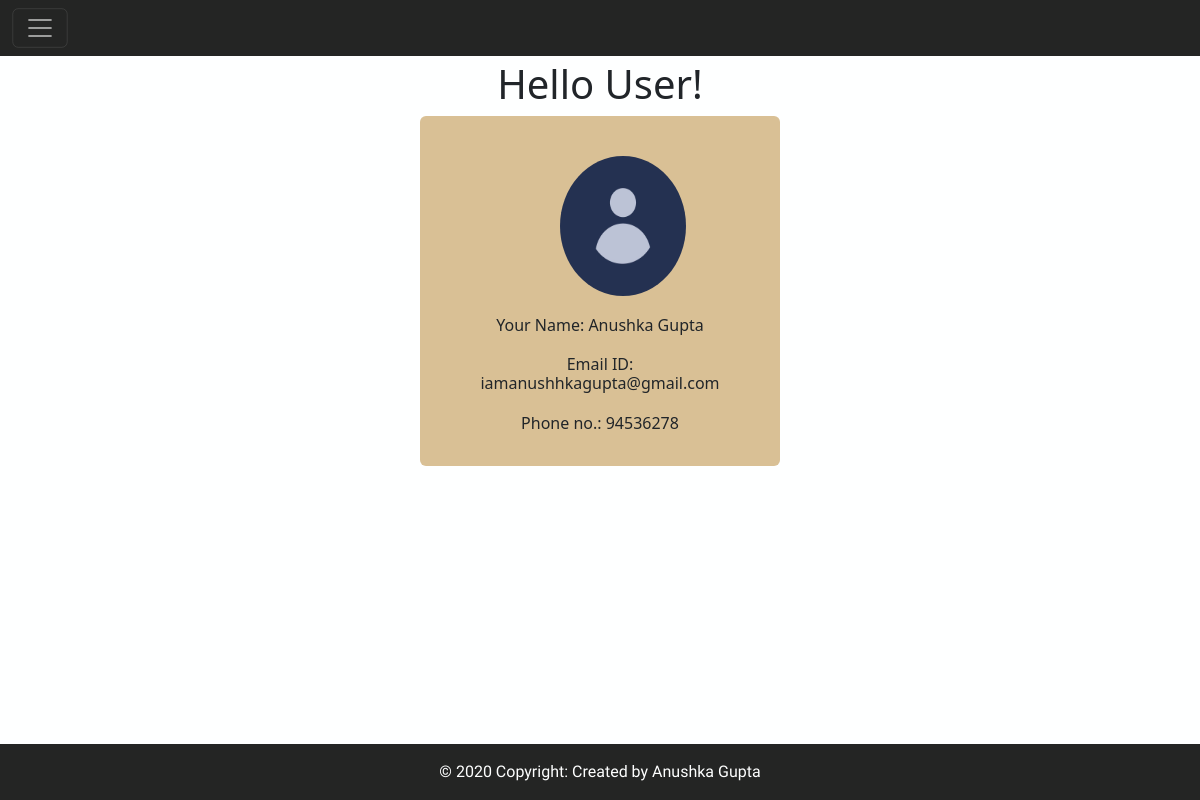
The app's page /user_home/ (signed in) with its own data.
### legal_app/models.py (models this page shows, shortened)
class User(models.Model):
    name=models.CharField(max_length=60)
    email=models.EmailField(max_length=60,primary_key=True)
    password=models.CharField(max_length=45)
    phone=models.CharField(max_length=13)
    pic_name=models.FileField(upload_to="user_pic/",default="")

### legal_app/user_views.py (the view)
# urls.py: path("user_home/",user_views.user_home,name="user_home"),
def user_home(request):
    if(request.method=="GET"):
        user_email=request.session["user_key"]
        user_obj=User.objects.get(email=user_email)
        user_dict={"user_info":user_obj}
        return render(request,'legal_app/html/user/user_home.html', user_dict)

### legal_app/templates/legal_app/html/user/user_home.html (shortened to what this page needs)
<!DOCTYPE html>
<html lang="en">
<head>
    {% include 'legal_app/common/common_css.html' %}
</head>
<body>
    <div class="main-div">
        {% include 'legal_app/html/user/user_header.html' %}
        <h1>Hello User!</h1>
        <div class="profile-div rounded">
                <img src="/media/{{user_info.pic_name}}" class="profile-img">
                <h6>Your Name: {{user_info.name}}</h6>
                <h6>Email ID: {{user_info.email}}</h6>
                <h6>Phone no.: {{user_info.phone}}</h6>
        </div>
    </div>
    {% include 'legal_app/common/footer.html' %}
</body>
</html>

### legal_app/static/legal_app/css/custom_style.css (style rules this page uses)
html,body { min-height:100vh; display:flex; flex-direction:column; background-color:#feffff; }
.main-div { flex:1; }

### legal_app/templates/legal_app/html/user/user_home.html (style rules this page uses)
h1 { margin-top:60px; text-align:center; }
.profile-div { width:30%; height:350px; background-color:#d9c095; margin:auto; padding:40px; }
.profile-img { width:45%; height:140px; border-radius:50%; margin-left:100px; }
h6 { margin-top:20px; text-align:center; }

### records on screen
User: pic_name (picture), name "Anushka Gupta", email "iamanushhkagupta@gmail.com", phone "94536278"
